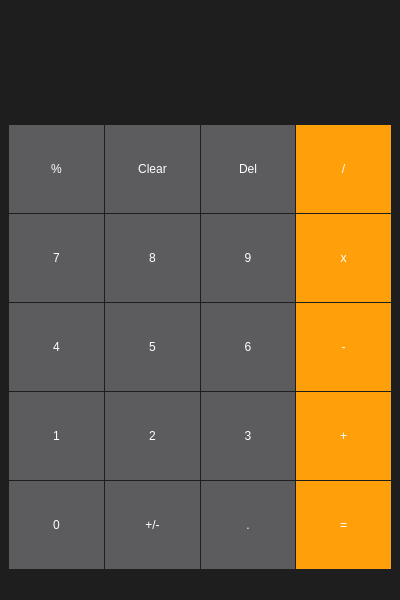
<?xml version="1.0" encoding="UTF-8"?>
<ui version="4.0">
 <class>MainWindow</class>
 <widget class="QMainWindow" name="MainWindow">
  <property name="geometry">
   <rect>
    <x>0</x>
    <y>0</y>
    <width>400</width>
    <height>600</height>
   </rect>
  </property>
  <property name="windowTitle">
   <string>Calculator</string>
  </property>
  <property name="windowIcon">
   <iconset>
    <normaloff>../Resources/calculator.png</normaloff>../Resources/calculator.png</iconset>
  </property>
  <property name="styleSheet">
   <string notr="true">background-color: rgb(30, 30, 31);</string>
  </property>
  <widget class="QWidget" name="centralwidget">
   <layout class="QVBoxLayout" name="verticalLayout">
    <item>
     <layout class="QGridLayout" name="gridLayout">
      <property name="spacing">
       <number>1</number>
      </property>
      <item row="1" column="2">
       <widget class="QPushButton" name="delB">
        <property name="sizePolicy">
         <sizepolicy hsizetype="MinimumExpanding" vsizetype="Preferred">
          <horstretch>0</horstretch>
          <verstretch>10</verstretch>
         </sizepolicy>
        </property>
        <property name="styleSheet">
         <string notr="true">QPushButton{
	font: 75 20pt &quot;MS Shell Dlg 2&quot;;
	color: rgb(255, 255, 255);
	background-color: rgb(92, 92, 94);
    border-radius:0px;
}

QPushButton:hover{
	color: rgb(255, 255, 255);
	background-color: rgb(236, 0, 0);
}

QPushBotton{
	background-color:rgb(208,0,0);
	color:rgb(255,255,255);
}</string>
        </property>
        <property name="text">
         <string>Del</string>
        </property>
        <property name="shortcut">
         <string>Backspace</string>
        </property>
       </widget>
      </item>
      <item row="2" column="3">
       <widget class="QPushButton" name="mulB">
        <property name="sizePolicy">
         <sizepolicy hsizetype="MinimumExpanding" vsizetype="Preferred">
          <horstretch>0</horstretch>
          <verstretch>10</verstretch>
         </sizepolicy>
        </property>
        <property name="styleSheet">
         <string notr="true">QPushButton{
	font: 75 36pt &quot;MS Shell Dlg 2&quot;;
	color: rgb(255, 255, 255);
	background-color: rgb(255, 159, 10);
    border-radius:0px;
}

QPushButton:hover{
	color: rgb(255, 255, 255);
	background-color: rgb(255, 170, 0);
}

QPushBotton{
	background-color:rgb(208,0,0);
	color:rgb(255,255,255);
}</string>
        </property>
        <property name="text">
         <string>x</string>
        </property>
        <property name="shortcut">
         <string>*</string>
        </property>
       </widget>
      </item>
      <item row="2" column="0">
       <widget class="QPushButton" name="sevenB">
        <property name="sizePolicy">
         <sizepolicy hsizetype="MinimumExpanding" vsizetype="Preferred">
          <horstretch>0</horstretch>
          <verstretch>10</verstretch>
         </sizepolicy>
        </property>
        <property name="styleSheet">
         <string notr="true">QPushButton{
	font: 75 20pt &quot;MS Shell Dlg 2&quot;;
	color: rgb(255, 255, 255);
	background-color: rgb(92, 92, 94);
    border-radius:0px;
}

QPushButton:hover{
	color: rgb(255, 255, 255);
	background-color: rgb(144, 144, 145);
}

QPushBotton{
	background-color:rgb(208,0,0);
	color:rgb(255,255,255);
}</string>
        </property>
        <property name="text">
         <string>7</string>
        </property>
        <property name="shortcut">
         <string/>
        </property>
       </widget>
      </item>
      <item row="4" column="1">
       <widget class="QPushButton" name="twoB">
        <property name="sizePolicy">
         <sizepolicy hsizetype="MinimumExpanding" vsizetype="Preferred">
          <horstretch>0</horstretch>
          <verstretch>10</verstretch>
         </sizepolicy>
        </property>
        <property name="styleSheet">
         <string notr="true">QPushButton{
	font: 75 20pt &quot;MS Shell Dlg 2&quot;;
	color: rgb(255, 255, 255);
	background-color: rgb(92, 92, 94);
    border-radius:0px;
}

QPushButton:hover{
	color: rgb(255, 255, 255);
	background-color: rgb(144, 144, 145);
}

QPushBotton{
	background-color:rgb(208,0,0);
	color:rgb(255,255,255);
}</string>
        </property>
        <property name="text">
         <string>2</string>
        </property>
        <property name="shortcut">
         <string>2</string>
        </property>
       </widget>
      </item>
      <item row="4" column="0">
       <widget class="QPushButton" name="oneB">
        <property name="sizePolicy">
         <sizepolicy hsizetype="MinimumExpanding" vsizetype="Preferred">
          <horstretch>0</horstretch>
          <verstretch>10</verstretch>
         </sizepolicy>
        </property>
        <property name="styleSheet">
         <string notr="true">QPushButton{
	font: 75 20pt &quot;MS Shell Dlg 2&quot;;
	color: rgb(255, 255, 255);
	background-color: rgb(92, 92, 94);
    border-radius:0px;
}

QPushButton:hover{
	color: rgb(255, 255, 255);
	background-color: rgb(144, 144, 145);
}

QPushBotton{
	background-color:rgb(208,0,0);
	color:rgb(255,255,255);
}</string>
        </property>
        <property name="text">
         <string>1</string>
        </property>
        <property name="shortcut">
         <string>1</string>
        </property>
       </widget>
      </item>
      <item row="1" column="3">
       <widget class="QPushButton" name="divB">
        <property name="sizePolicy">
         <sizepolicy hsizetype="MinimumExpanding" vsizetype="Preferred">
          <horstretch>0</horstretch>
          <verstretch>10</verstretch>
         </sizepolicy>
        </property>
        <property name="styleSheet">
         <string notr="true">QPushButton{
	font: 75 36pt &quot;MS Shell Dlg 2&quot;;
	color: rgb(255, 255, 255);
	background-color: rgb(255, 159, 10);
    border-radius:0px;
}

QPushButton:hover{
	color: rgb(255, 255, 255);
	background-color: rgb(255, 170, 0);
}

QPushBotton{
	background-color:rgb(208,0,0);
	color:rgb(255,255,255);
}</string>
        </property>
        <property name="text">
         <string>/</string>
        </property>
        <property name="shortcut">
         <string>/</string>
        </property>
       </widget>
      </item>
      <item row="3" column="1">
       <widget class="QPushButton" name="fiveB">
        <property name="sizePolicy">
         <sizepolicy hsizetype="MinimumExpanding" vsizetype="Preferred">
          <horstretch>0</horstretch>
          <verstretch>10</verstretch>
         </sizepolicy>
        </property>
        <property name="styleSheet">
         <string notr="true">QPushButton{
	font: 75 20pt &quot;MS Shell Dlg 2&quot;;
	color: rgb(255, 255, 255);
	background-color: rgb(92, 92, 94);
    border-radius:0px;
}

QPushButton:hover{
	color: rgb(255, 255, 255);
	background-color: rgb(144, 144, 145);
}

QPushBotton{
	background-color:rgb(208,0,0);
	color:rgb(255,255,255);
}</string>
        </property>
        <property name="text">
         <string>5</string>
        </property>
       </widget>
      </item>
      <item row="2" column="2">
       <widget class="QPushButton" name="nineB">
        <property name="sizePolicy">
         <sizepolicy hsizetype="MinimumExpanding" vsizetype="Preferred">
          <horstretch>0</horstretch>
          <verstretch>10</verstretch>
         </sizepolicy>
        </property>
        <property name="styleSheet">
         <string notr="true">QPushButton{
	font: 75 20pt &quot;MS Shell Dlg 2&quot;;
	color: rgb(255, 255, 255);
	background-color: rgb(92, 92, 94);
    border-radius:0px;
}

QPushButton:hover{
	color: rgb(255, 255, 255);
	background-color: rgb(144, 144, 145);
}

QPushBotton{
	background-color:rgb(208,0,0);
	color:rgb(255,255,255);
}</string>
        </property>
        <property name="text">
         <string>9</string>
        </property>
        <property name="shortcut">
         <string>9</string>
        </property>
       </widget>
      </item>
      <item row="5" column="2">
       <widget class="QPushButton" name="decB">
        <property name="sizePolicy">
         <sizepolicy hsizetype="MinimumExpanding" vsizetype="Preferred">
          <horstretch>0</horstretch>
          <verstretch>10</verstretch>
         </sizepolicy>
        </property>
        <property name="styleSheet">
         <string notr="true">QPushButton{
	font: 75 20pt &quot;MS Shell Dlg 2&quot;;
	color: rgb(255, 255, 255);
	background-color: rgb(92, 92, 94);
    border-radius:0px;
}

QPushButton:hover{
	color: rgb(255, 255, 255);
	background-color: rgb(144, 144, 145);
}

QPushBotton{
	background-color:rgb(208,0,0);
	color:rgb(255,255,255);
}</string>
        </property>
        <property name="text">
         <string>.</string>
        </property>
       </widget>
      </item>
      <item row="5" column="1">
       <widget class="QPushButton" name="plusminusB">
        <property name="sizePolicy">
         <sizepolicy hsizetype="MinimumExpanding" vsizetype="Preferred">
          <horstretch>0</horstretch>
          <verstretch>10</verstretch>
         </sizepolicy>
        </property>
        <property name="styleSheet">
         <string notr="true">QPushButton{
	font: 75 20pt &quot;MS Shell Dlg 2&quot;;
	color: rgb(255, 255, 255);
	background-color: rgb(92, 92, 94);
    border-radius:0px;
}

QPushButton:hover{
	color: rgb(255, 255, 255);
	background-color: rgb(144, 144, 145);
}

QPushBotton{
	background-color:rgb(208,0,0);
	color:rgb(255,255,255);
}</string>
        </property>
        <property name="text">
         <string>+/-</string>
        </property>
       </widget>
      </item>
      <item row="2" column="1">
       <widget class="QPushButton" name="eightB">
        <property name="sizePolicy">
         <sizepolicy hsizetype="MinimumExpanding" vsizetype="Preferred">
          <horstretch>0</horstretch>
          <verstretch>10</verstretch>
         </sizepolicy>
        </property>
        <property name="styleSheet">
         <string notr="true">QPushButton{
	font: 75 20pt &quot;MS Shell Dlg 2&quot;;
	color: rgb(255, 255, 255);
	background-color: rgb(92, 92, 94);
    border-radius:0px;
}

QPushButton:hover{
	color: rgb(255, 255, 255);
	background-color: rgb(144, 144, 145);
}

QPushBotton{
	background-color:rgb(208,0,0);
	color:rgb(255,255,255);
}</string>
        </property>
        <property name="text">
         <string>8</string>
        </property>
        <property name="shortcut">
         <string/>
        </property>
       </widget>
      </item>
      <item row="4" column="2">
       <widget class="QPushButton" name="threeB">
        <property name="sizePolicy">
         <sizepolicy hsizetype="MinimumExpanding" vsizetype="Preferred">
          <horstretch>0</horstretch>
          <verstretch>10</verstretch>
         </sizepolicy>
        </property>
        <property name="styleSheet">
         <string notr="true">QPushButton{
	font: 75 20pt &quot;MS Shell Dlg 2&quot;;
	color: rgb(255, 255, 255);
	background-color: rgb(92, 92, 94);
    border-radius:0px;
}

QPushButton:hover{
	color: rgb(255, 255, 255);
	background-color: rgb(144, 144, 145);
}

QPushBotton{
	background-color:rgb(208,0,0);
	color:rgb(255,255,255);
}</string>
        </property>
        <property name="text">
         <string>3</string>
        </property>
        <property name="shortcut">
         <string>3</string>
        </property>
       </widget>
      </item>
      <item row="3" column="0">
       <widget class="QPushButton" name="fourB">
        <property name="sizePolicy">
         <sizepolicy hsizetype="MinimumExpanding" vsizetype="Preferred">
          <horstretch>0</horstretch>
          <verstretch>10</verstretch>
         </sizepolicy>
        </property>
        <property name="styleSheet">
         <string notr="true">QPushButton{
	font: 75 20pt &quot;MS Shell Dlg 2&quot;;
	color: rgb(255, 255, 255);
	background-color: rgb(92, 92, 94);
    border-radius:0px;
}

QPushButton:hover{
	color: rgb(255, 255, 255);
	background-color: rgb(144, 144, 145);
}

QPushBotton{
	background-color:rgb(208,0,0);
	color:rgb(255,255,255);
}</string>
        </property>
        <property name="text">
         <string>4</string>
        </property>
        <property name="shortcut">
         <string>4</string>
        </property>
       </widget>
      </item>
      <item row="5" column="0">
       <widget class="QPushButton" name="zeroB">
        <property name="sizePolicy">
         <sizepolicy hsizetype="MinimumExpanding" vsizetype="Preferred">
          <horstretch>0</horstretch>
          <verstretch>10</verstretch>
         </sizepolicy>
        </property>
        <property name="styleSheet">
         <string notr="true">QPushButton{
	font: 75 20pt &quot;MS Shell Dlg 2&quot;;
	color: rgb(255, 255, 255);
	background-color: rgb(92, 92, 94);
    border-radius:0px;
}

QPushButton:hover{
	color: rgb(255, 255, 255);
	background-color: rgb(144, 144, 145);
}

QPushBotton{
	background-color:rgb(208,0,0);
	color:rgb(255,255,255);
}</string>
        </property>
        <property name="text">
         <string>0</string>
        </property>
        <property name="shortcut">
         <string>0</string>
        </property>
       </widget>
      </item>
      <item row="4" column="3">
       <widget class="QPushButton" name="plusB">
        <property name="sizePolicy">
         <sizepolicy hsizetype="MinimumExpanding" vsizetype="Preferred">
          <horstretch>0</horstretch>
          <verstretch>10</verstretch>
         </sizepolicy>
        </property>
        <property name="styleSheet">
         <string notr="true">QPushButton{
	font: 75 36pt &quot;MS Shell Dlg 2&quot;;
	color: rgb(255, 255, 255);
	background-color: rgb(255, 159, 10);
    border-radius:0px;
}

QPushButton:hover{
	color: rgb(255, 255, 255);
	background-color: rgb(255, 170, 0);
}

QPushBotton{
	background-color:rgb(208,0,0);
	color:rgb(255,255,255);
}</string>
        </property>
        <property name="text">
         <string>+</string>
        </property>
       </widget>
      </item>
      <item row="5" column="3">
       <widget class="QPushButton" name="equalB">
        <property name="sizePolicy">
         <sizepolicy hsizetype="MinimumExpanding" vsizetype="Preferred">
          <horstretch>0</horstretch>
          <verstretch>10</verstretch>
         </sizepolicy>
        </property>
        <property name="styleSheet">
         <string notr="true">QPushButton{
	font: 75 36pt &quot;MS Shell Dlg 2&quot;;
	color: rgb(255, 255, 255);
	background-color: rgb(255, 159, 10);
    border-radius:0px;
}

QPushButton:hover{
	color: rgb(255, 255, 255);
	background-color: rgb(255, 170, 0);
}

QPushBotton{
	background-color:rgb(208,0,0);
	color:rgb(255,255,255);
}</string>
        </property>
        <property name="text">
         <string>=</string>
        </property>
       </widget>
      </item>
      <item row="1" column="1">
       <widget class="QPushButton" name="clearB">
        <property name="sizePolicy">
         <sizepolicy hsizetype="MinimumExpanding" vsizetype="Preferred">
          <horstretch>0</horstretch>
          <verstretch>10</verstretch>
         </sizepolicy>
        </property>
        <property name="styleSheet">
         <string notr="true">QPushButton{
	font: 75 20pt &quot;MS Shell Dlg 2&quot;;
	color: rgb(255, 255, 255);
	background-color: rgb(92, 92, 94);
    border-radius:0px;
}

QPushButton:hover{
	color: rgb(255, 255, 255);
	background-color: rgb(236, 0, 0);
}

QPushBotton{
	background-color:rgb(208,0,0);
	color:rgb(255,255,255);
}</string>
        </property>
        <property name="text">
         <string>Clear</string>
        </property>
       </widget>
      </item>
      <item row="1" column="0">
       <widget class="QPushButton" name="percentB">
        <property name="sizePolicy">
         <sizepolicy hsizetype="MinimumExpanding" vsizetype="Preferred">
          <horstretch>0</horstretch>
          <verstretch>10</verstretch>
         </sizepolicy>
        </property>
        <property name="styleSheet">
         <string notr="true">QPushButton{
	font: 75 20pt &quot;MS Shell Dlg 2&quot;;
	color: rgb(255, 255, 255);
	background-color: rgb(92, 92, 94);
    border-radius:0px;
}

QPushButton:hover{
	color: rgb(255, 255, 255);
	background-color: rgb(144, 144, 145);
}

QPushBotton{
	background-color:rgb(208,0,0);
	color:rgb(255,255,255);
}</string>
        </property>
        <property name="text">
         <string>%</string>
        </property>
       </widget>
      </item>
      <item row="3" column="3">
       <widget class="QPushButton" name="minusB">
        <property name="sizePolicy">
         <sizepolicy hsizetype="MinimumExpanding" vsizetype="Preferred">
          <horstretch>0</horstretch>
          <verstretch>10</verstretch>
         </sizepolicy>
        </property>
        <property name="styleSheet">
         <string notr="true">QPushButton{
	font: 75 36pt &quot;MS Shell Dlg 2&quot;;
	color: rgb(255, 255, 255);
	background-color: rgb(255, 159, 10);
    border-radius:0px;
}

QPushButton:hover{
	color: rgb(255, 255, 255);
	background-color: rgb(255, 170, 0);
}

QPushBotton{
	background-color:rgb(208,0,0);
	color:rgb(255,255,255);
}</string>
        </property>
        <property name="text">
         <string>-</string>
        </property>
        <property name="shortcut">
         <string>-</string>
        </property>
       </widget>
      </item>
      <item row="3" column="2">
       <widget class="QPushButton" name="sixB">
        <property name="sizePolicy">
         <sizepolicy hsizetype="MinimumExpanding" vsizetype="Preferred">
          <horstretch>0</horstretch>
          <verstretch>10</verstretch>
         </sizepolicy>
        </property>
        <property name="styleSheet">
         <string notr="true">QPushButton{
	font: 75 20pt &quot;MS Shell Dlg 2&quot;;
	color: rgb(255, 255, 255);
	background-color: rgb(92, 92, 94);
    border-radius:0px;
}

QPushButton:hover{
	color: rgb(255, 255, 255);
	background-color: rgb(144, 144, 145);
}

QPushBotton{
	background-color:rgb(208,0,0);
	color:rgb(255,255,255);
}</string>
        </property>
        <property name="text">
         <string>6</string>
        </property>
        <property name="shortcut">
         <string/>
        </property>
       </widget>
      </item>
      <item row="0" column="0" colspan="4">
       <widget class="QLabel" name="displayLabel">
        <property name="sizePolicy">
         <sizepolicy hsizetype="MinimumExpanding" vsizetype="Preferred">
          <horstretch>0</horstretch>
          <verstretch>13</verstretch>
         </sizepolicy>
        </property>
        <property name="styleSheet">
         <string notr="true">font: 75 36pt &quot;MS Shell Dlg 2&quot;;
color: rgb(255, 255, 255);
</string>
        </property>
        <property name="frameShape">
         <enum>QFrame::NoFrame</enum>
        </property>
        <property name="frameShadow">
         <enum>QFrame::Plain</enum>
        </property>
        <property name="lineWidth">
         <number>0</number>
        </property>
        <property name="text">
         <string/>
        </property>
        <property name="alignment">
         <set>Qt::AlignRight|Qt::AlignTrailing|Qt::AlignVCenter</set>
        </property>
       </widget>
      </item>
     </layout>
    </item>
   </layout>
  </widget>
  <widget class="QMenuBar" name="menubar">
   <property name="geometry">
    <rect>
     <x>0</x>
     <y>0</y>
     <width>400</width>
     <height>21</height>
    </rect>
   </property>
  </widget>
  <widget class="QStatusBar" name="statusbar"/>
 </widget>
 <resources/>
 <connections/>
</ui>
